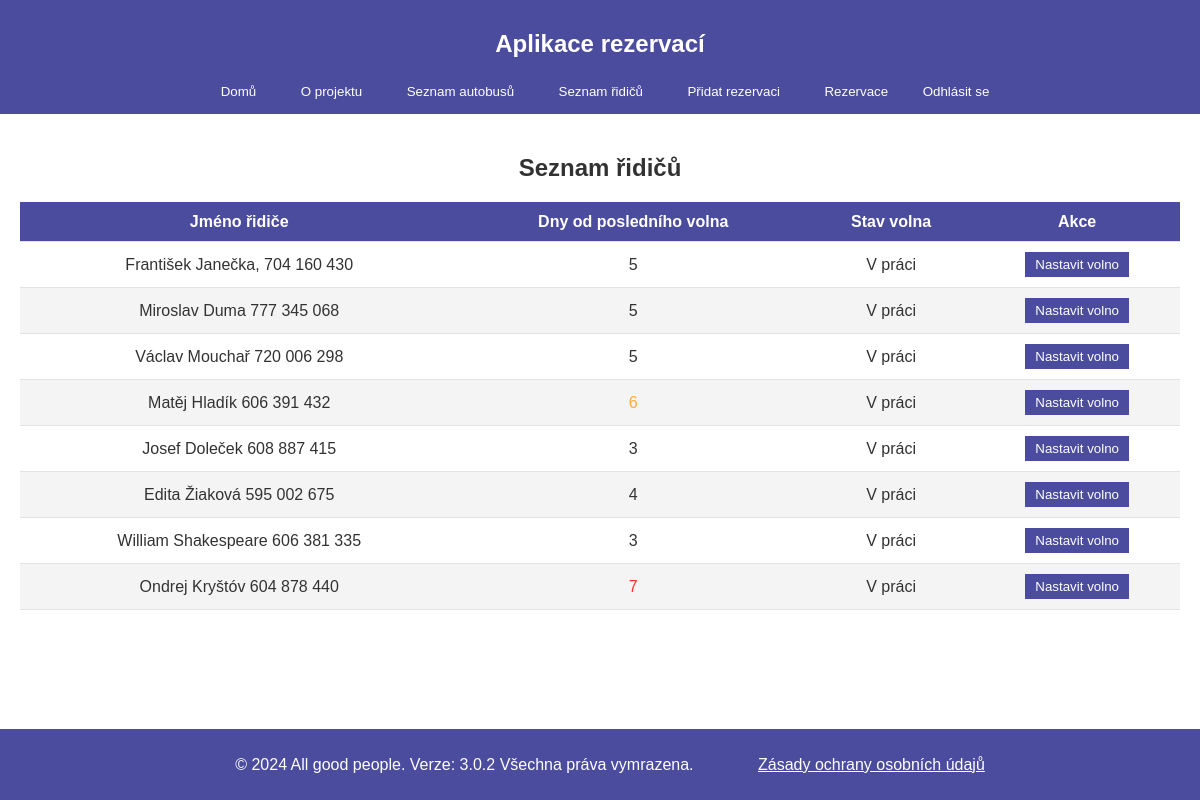
Page /depo/drivers/ (signed in) on the earlier database version.
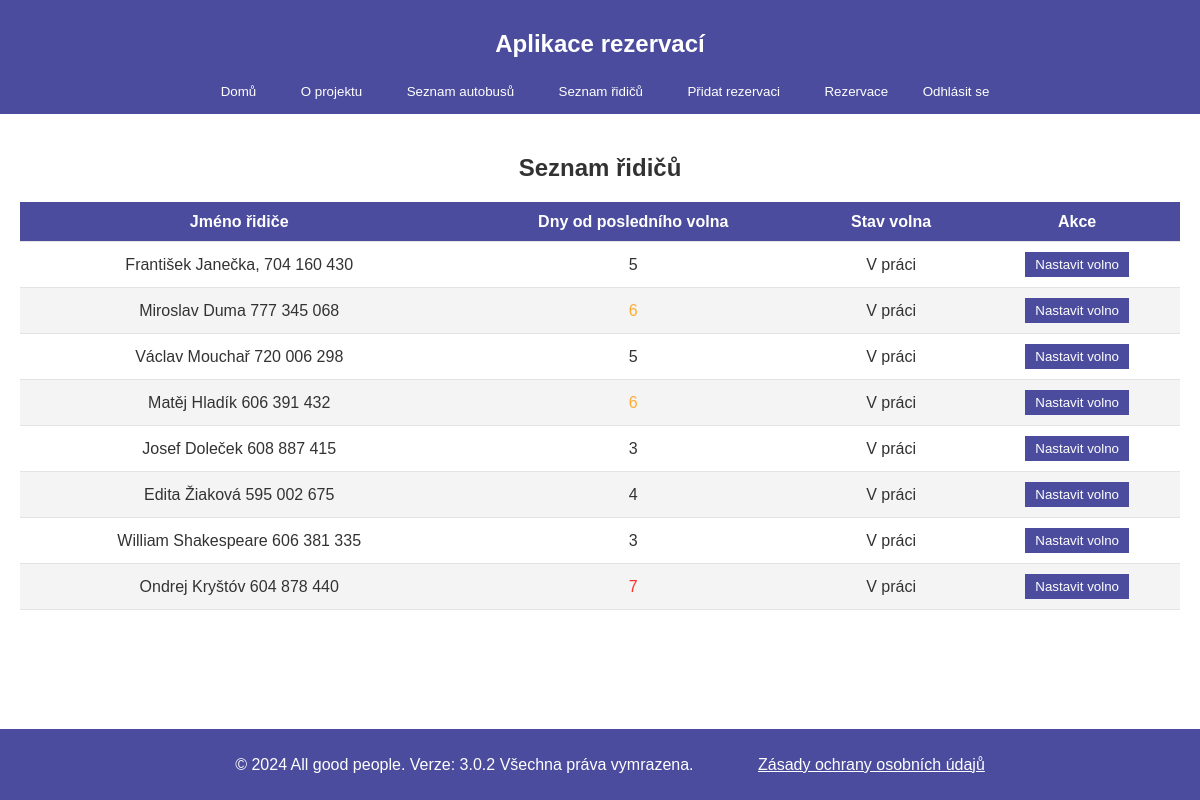
Same page on the later database version.
### depo/models.py (models this page shows, shortened)
class Driver(models.Model):
    name = models.CharField(max_length=100)
    last_rest_day = models.DateField(default=timezone.now)  # poslední den volna
    is_on_rest = models.BooleanField(default=False)  # Indikace, zda je řidič na volnu
    def days_since_last_rest(self):
        return (timezone.now().date() - self.last_rest_day).days

### depo/views.py (the view, shortened to what this page needs)
# urls.py: path('drivers/', views.driver_list, name='driver_list'),
@login_required
def driver_list(request):
    drivers = Driver.objects.all()
    return render(request, 'depo/driver_list.html', {'drivers': drivers})

### depo/context_processors.py (called while the page is built)
def project_version(request):
    return {
        'project_version': settings.PROJECT_VERSION
    }

### depo/templates/depo/driver_list.html (shortened to what this page needs)
{% extends "depo/home.html" %}
{% block content %}
<section>
    <h2 style="text-align: center;">Seznam řidičů</h2>
    <table>
        <thead>
            <tr>
                <th>Jméno řidiče</th>
                <th>Dny od posledního volna</th>
                <th>Stav volna</th>
                <th>Akce</th>
            </tr>
        </thead>
        <tbody>
            {% for driver in drivers %}
            <tr>
                <td>{{ driver.name }}</td>
                <td class="{% if driver.days_since_last_rest == 6 %}needs-weekly-rest-6{% elif driver.days_since_last_rest >= 7 %}needs-weekly-rest-7{% endif %}">
                    {{ driver.days_since_last_rest }}
                </td>
                <td>
                    {% if driver.is_on_rest %}
                        Na volnu
                    {% else %}
                        V práci
                    {% endif %}
                </td>
                <td>
                    <form method="post">
                        <button type="submit" class="btn btn-toggle">
                            {% if driver.is_on_rest %} Nastavit do práce {% else %} Nastavit volno {% endif %}
                        </button>
                    </form>
                </td>
            </tr>
            {% endfor %}
        </tbody>
    </table>
</section>
{% endblock %}

Differences in the rows shown:
changed Driver "Miroslav Duma 777 345 068": last_rest_day "2024-11-16" → "2024-11-15" (drawn); days_since_last_rest "5" → "6"
